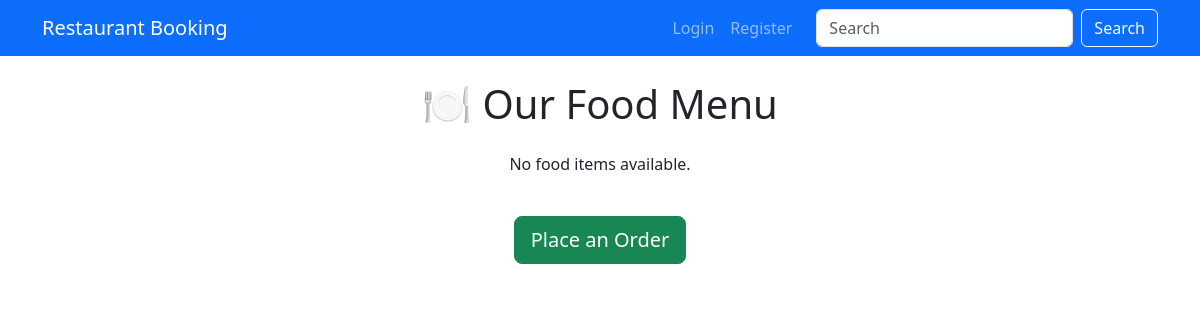
Before: /menu/ with the older database file.
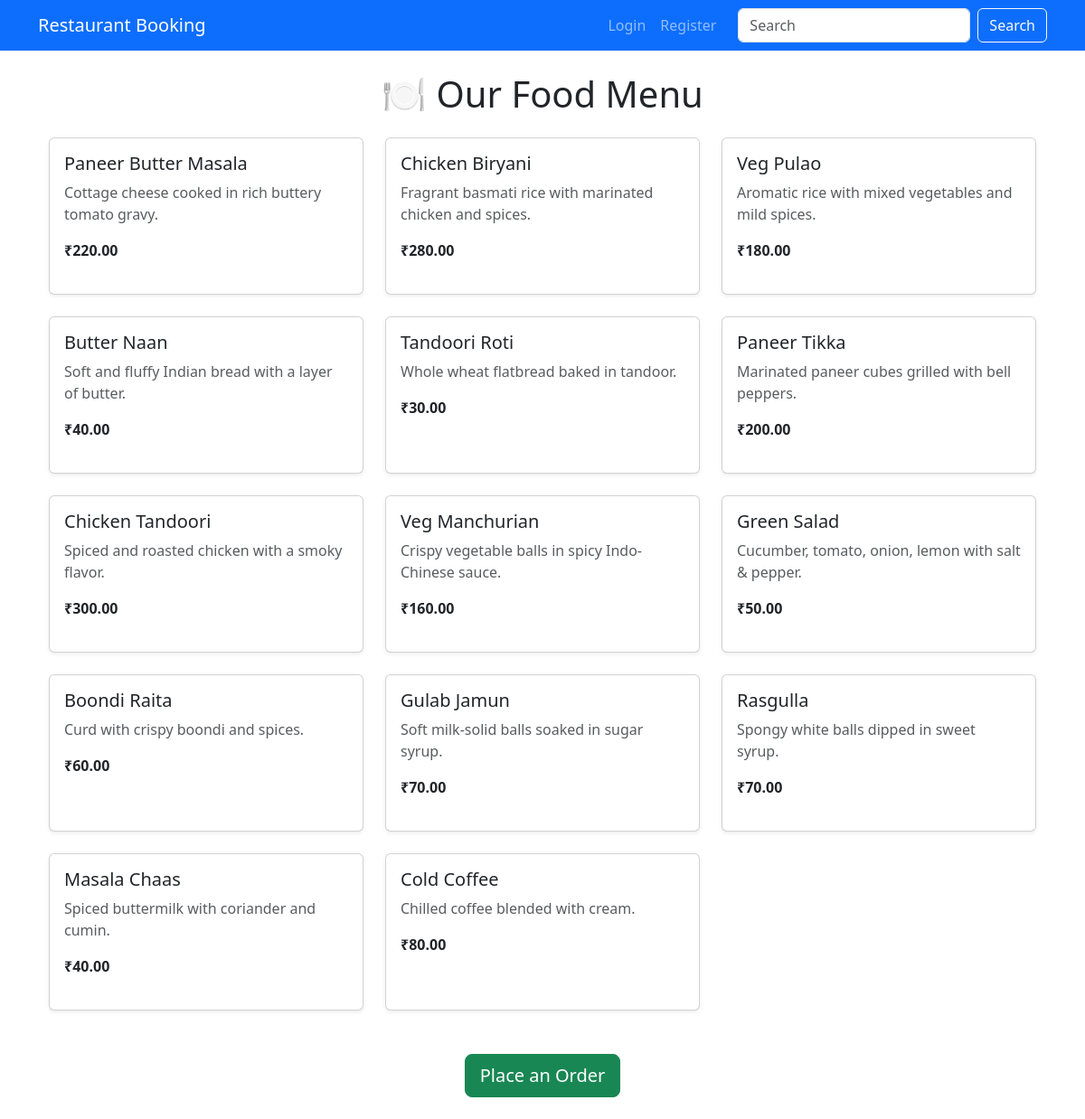
After: the same page with the newer database file.
### menu/models.py (models this page shows, shortened)
class FoodItem(models.Model):
    name = models.CharField(max_length=100)
    description = models.TextField(blank=True)
    price = models.DecimalField(max_digits=6, decimal_places=2)
    available = models.BooleanField(default=True)

### menu/views.py (the view)
# urls.py: path('', views.food_menu, name='food_menu'),
def food_menu(request):
    items = FoodItem.objects.filter(available=True)
    return render(request, 'menu/food_menu.html', {'items': items})

### templates/menu/food_menu.html
{% extends 'base.html' %}
{% block content %}
<div class="container">
  <h1 class="mb-4 text-center">🍽️ Our Food Menu</h1>
  <div class="row">
    {% for item in items %}
      <div class="col-md-4 mb-4">
        <div class="card h-100 shadow-sm">
          <div class="card-body">
            <h5 class="card-title">{{ item.name }}</h5>
            <p class="card-text text-muted">{{ item.description }}</p>
            <p class="card-text fw-bold">₹{{ item.price }}</p>
          </div>
        </div>
      </div>
    {% empty %}
      <p class="text-center">No food items available.</p>
    {% endfor %}
  </div>
  <div class="text-center mt-4">
    <a href="{% url 'place_order' %}" class="btn btn-success btn-lg">Place an Order</a>
  </div>
</div>
{% endblock %}

### templates/base.html (shortened to what this page needs)
<!DOCTYPE html>
<html>
<head>
    <link href="https://cdn.jsdelivr.net/npm/bootstrap@5.3.0/dist/css/bootstrap.min.css" rel="stylesheet">
</head>
<body>
<nav class="navbar navbar-expand-lg navbar-dark bg-primary">
  <div class="container">
    <a class="navbar-brand" href="{% url 'home' %}">Restaurant Booking</a>
    <div class="collapse navbar-collapse justify-content-end">
      <ul class="navbar-nav">
        {% if user.is_authenticated %}
          <li class="nav-item dropdown">
            <a class="nav-link dropdown-toggle" href="#" id="navbarDropdown" role="button" data-bs-toggle="dropdown" aria-expanded="false">
              Hello, {{ user.username }}
            </a>
            <ul class="dropdown-menu" aria-labelledby="navbarDropdown">
              {% if user.is_authenticated %}
                {% if user.role == 'customer' %}
                  <li><a class="dropdown-item" href="{% url 'my_orders' %}">My Orders</a></li>
                {% endif %}
                  <li><a class="dropdown-item" href="{% url 'profile' %}">My Profile</a></li>
                  <li><a class="dropdown-item" href="{% url 'change_password' %}">Change Password</a></li>
                  <li><hr class="dropdown-divider"></li>
                  <li><a class="dropdown-item" href="{% url 'logout' %}">Logout</a></li>
                {% endif %}
            </ul>
          </li>
        {% else %}
          <li class="nav-item"><a class="nav-link" href="{% url 'login' %}">Login</a></li>
          <li class="nav-item"><a class="nav-link" href="{% url 'register' %}">Register</a></li>
        {% endif %}
      </ul>
      <form class="d-flex ms-3">
        <input class="form-control me-2" type="search" placeholder="Search" aria-label="Search">
        <button class="btn btn-outline-light" type="submit">Search</button>
      </form>
    </div>
  </div>
</nav>
<div class="container my-4">
    {% block content %}{% endblock %}
</div>
<div class="toast-container position-fixed top-0 end-0 p-3">
</div>
</body>
</html>

### templates/base.html (style rules this page uses)
.card { margin-bottom: 20px; }

Changed rows visible on the page:
added FoodItem: name "Paneer Butter Masala", description "Cottage cheese cooked in rich buttery tomato gravy.", price "220.00"
added FoodItem: name "Chicken Biryani", description "Fragrant basmati rice with marinated chicken and spices.", price "280.00"
added FoodItem: name "Veg Pulao", description "Aromatic rice with mixed vegetables and mild spices.", price "180.00"
added FoodItem: name "Butter Naan", description "Soft and fluffy Indian bread with a layer of butter.", price "40.00"
added FoodItem: name "Tandoori Roti", description "Whole wheat flatbread baked in tandoor.", price "30.00"
added FoodItem: name "Paneer Tikka", description "Marinated paneer cubes grilled with bell peppers.", price "200.00"
added FoodItem: name "Chicken Tandoori", description "Spiced and roasted chicken with a smoky flavor.", price "300.00"
added FoodItem: name "Veg Manchurian", description "Crispy vegetable balls in spicy Indo-Chinese sauce.", price "160.00"
added FoodItem: name "Green Salad", description "Cucumber, tomato, onion, lemon with salt & pepper.", price "50.00"
added FoodItem: name "Boondi Raita", description "Curd with crispy boondi and spices.", price "60.00"
added FoodItem: name "Gulab Jamun", description "Soft milk-solid balls soaked in sugar syrup.", price "70.00"
added FoodItem: name "Rasgulla", description "Spongy white balls dipped in sweet syrup.", price "70.00"
added FoodItem: name "Masala Chaas", description "Spiced buttermilk with coriander and cumin.", price "40.00"
added FoodItem: name "Cold Coffee", description "Chilled coffee blended with cream.", price "80.00"
Other visible differences:
text no longer shown: "No food items available."
